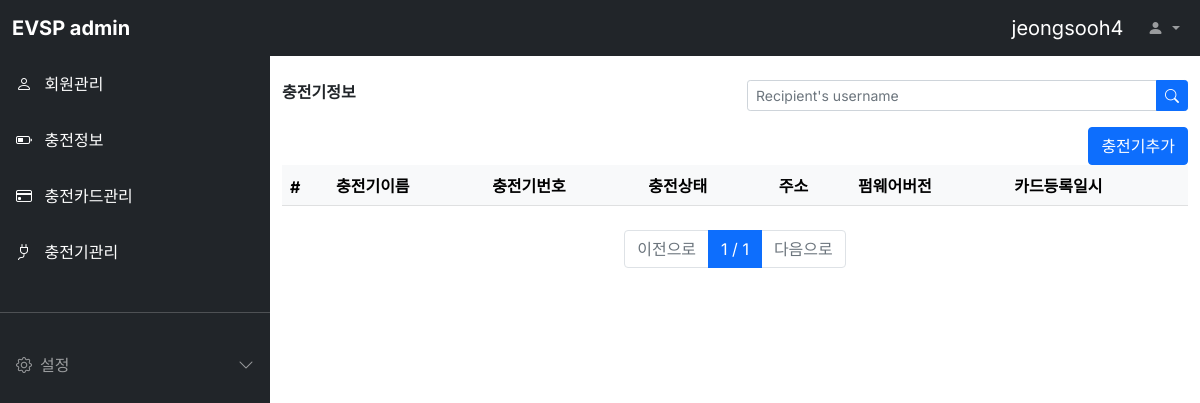
The app's page /evcharger/list/ (signed in), older data.
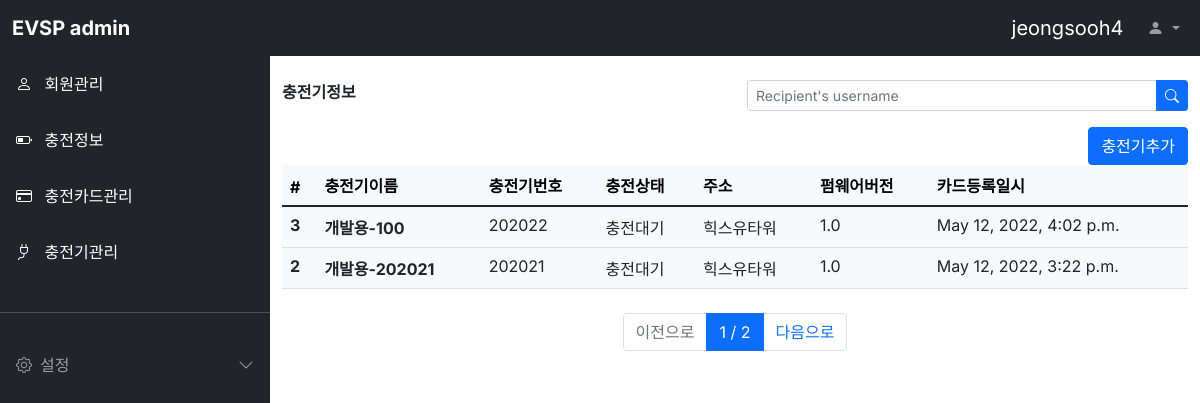
The same page, newer data.
### evcharger/models.py (models this page shows, shortened)
class Evcharger(models.Model):
  cpname = models.CharField(max_length=64, verbose_name='충전기이름')
  cpnumber = models.CharField(max_length=64, verbose_name='충전기번호')
  cpstatus = models.CharField(max_length=64, verbose_name='충전상태')
  address = models.TextField(verbose_name='주소')
  cpversion = models.CharField(max_length=64, verbose_name='펌웨어버전')
  register_dttm = models.DateTimeField(auto_now_add=True, verbose_name='등록일시')
  class Meta:
    db_table = 'evsp_evcharger'
    verbose_name = '충전기'
    verbose_name_plural = '충전기'

### evcharger/views.py (the view)
# urls.py: path('list/', views.evcharger_list),
def evcharger_list(request):
  all_evchargers = Evcharger.objects.all().order_by('-id')
  page = int(request.GET.get('p', 1))
  paginator = Paginator(all_evchargers, 2)
  evchargers = paginator.get_page(page)
  user_id = request.session.get('user')
  if user_id:
    loginuser = Evuser.objects.get(pk=user_id)
  return render(request, 'evcharger_list.html', {'loginuser': loginuser, 'evchargers': evchargers})

### evuser/models.py (called while the page is built)
  def __str__(self):
    return self.username

### evcharger/templates/evcharger_list.html
{% extends "svcbase.html" %}
{% block contents %}
<div class="container-fluid mt-3">
  <div class="row">
    <div class="col-md-6 fw-bold">충전기정보</div>
    <form class="col-md-6 ms-auto">
      <div class="input-group input-group-sm">
        <input type="text" class="form-control" placeholder="Recipient's username" aria-label="Recipient's username" aria-describedby="button-addon2">
        <button class="btn btn-primary" type="button" id="button-addon2">
          <i class="bi bi-search"></i>
        </button>
      </div>
    </form>
  </div>
  <div class="row">
    <div class="d-grid justify-content-md-end">
      <button class="btn btn-primary" onclick="location.href='/charginginfo/write/'">충전기추가</button>
    </div>
  </div>
  <div class="row">
    <div class="col-12">
      <table class="table table-light">
        <thead class="thead-light">
          <tr>
            <th>#</th>
            <th>충전기이름</th>
            <th>충전기번호</th>
            <th>충전상태</th>
            <th>주소</th>
            <th>펌웨어버전</th>
            <th>카드등록일시</th>
          </tr>
        </thead>
        <tbody class="text-dark">
          {% for evcharger in evchargers %}
          <tr onclick="location.href='/evcharger/detail/{{ evcharger.id }}'">
            <th>{{ evcharger.id }}</th>
            <th>{{ evcharger.cpname }}</th>
            <td>{{ evcharger.cpnumber }}</td>
            <td>{{ evcharger.cpstatus }}</td>
            <td>{{ evcharger.address }}</td>
            <td>{{ evcharger.cpversion }}</td>
            <td>{{ evcharger.register_dttm }}</td>
          </tr>
          {% endfor %}
        </tbody>
      </table>
    </div>
  </div>
  <div class="row mt-2">
    <div class="col-12">
      <nav>
        <ul class="pagination justify-content-center">
          {% if evchargers.has_previous %}
          <li class="page-item">
            <a href="?p={{ evchargers.previous_page_number }}" class="page-link">이전으로</a>
          </li>
          {% else %}
          <li class="page-item disabled">
            <a href="#" class="page-link">이전으로</a>
          </li>
          {% endif %}
          <li class="page-item active">
            <a href="#" class="page-link">{{ evchargers.number }} / {{ evchargers.paginator.num_pages }}</a>
          </li>
          {% if evchargers.has_next %}
          <li class="page-item">
            <a href="?p={{ evchargers.next_page_number }}" class="page-link">다음으로</a>
          </li>
          {% else %}
          <li class="page-item disabled">
            <a href="#" class="page-link">다음으로</a>
          </li>
          {% endif %}
        </ul>
      </nav>
    </div>
  </div>
</div>
{% endblock %}

Row changes from the older to the newer data that the page shows:
added Evcharger: id "3", cpname "개발용-100", cpnumber "202022", cpstatus "충전대기", address "힉스유타워", cpversion "1.0", register_dttm "May 12, 2022, 4:02 p.m."
added Evcharger: id "2", cpname "개발용-202021", cpnumber "202021", cpstatus "충전대기", address "힉스유타워", cpversion "1.0", register_dttm "May 12, 2022, 3:22 p.m."
Text that changed along with them:
{{ evchargers.paginator.num_pages }}: "1" → "2"
